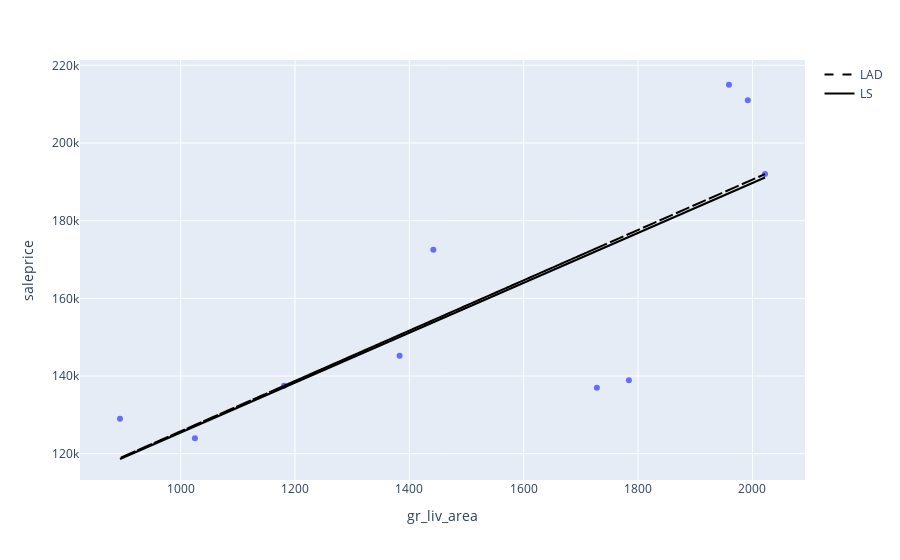

The cell this chart's notebook holds for it:
### Markdown cell above
We can similarly plot our LS fitted line on our scatterplot on top of the LAD line (the two lines are very similar):

### Code cell
# plot the LAD and LS fitted line on top of the scatterplot
fig = px.scatter(sample_ames_clean, x='gr_liv_area', y='saleprice')
fig.add_trace(
    go.Scatter(x=sample_ames_clean['gr_liv_area'],
               y=lad_fit.intercept_ + sample_ames_clean['gr_liv_area'] * lad_fit.coef_[0],
               mode='lines',
               name='LAD',
               line={'dash': 'dash',
                     'color': 'black'})
)
fig.add_trace(
    go.Scatter(x=sample_ames_clean['gr_liv_area'],
               y=ls_fit.intercept_ + sample_ames_clean['gr_liv_area'] * ls_fit.coef_[0],
               mode='lines',
               name='LS',
               line={'dash': 'solid',
                     'color': 'black'})
)

### Figure 1 — Plotly figure (JSON) as saved in the notebook; plotly's stock layout.template omitted (floating-point values rounded to 4 significant figures)
{"data": [{"hovertemplate": "gr_liv_area=%{x}<br>saleprice=%{y}<extra></extra>", "legendgroup": "", "marker": {"color": "#636efa", "symbol": "circle"}, "mode": "markers", "name": "", "orientation": "v", "showlegend": false, "type": "scatter", "x": [1728, 1025, 894, 2022, 1784, 1992, 1442, 1959, 1383, 1181], "xaxis": "x", "y": [137000, 124000, 129000, 192000, 138887, 211000, 172500, 215000, 145250, 137500], "yaxis": "y"}, {"line": {"color": "black", "dash": "dash"}, "mode": "lines", "name": "LAD", "type": "scatter", "x": [1728, 1025, 894, 2022, 1784, 1992, 1442, 1959, 1383, 1181], "y": [172900.0, 127400.0, 118900.0, 192000.0, 176600.0, 190100.0, 154400.0, 187900.0, 150600.0, 137500.0]}, {"line": {"color": "black", "dash": "solid"}, "mode": "lines", "name": "LS", "type": "scatter", "x": [1728, 1025, 894, 2022, 1784, 1992, 1442, 1959, 1383, 1181], "y": [172200.0, 127100.0, 118600.0, 191100.0, 175800.0, 189200.0, 153900.0, 187100.0, 150100.0, 137100.0]}], "layout": {"legend": {"tracegroupgap": 0}, "margin": {"t": 60}, "xaxis": {"anchor": "y", "domain": [0, 1], "title": {"text": "gr_liv_area"}}, "yaxis": {"anchor": "x", "domain": [0, 1], "title": {"text": "saleprice"}}}}
